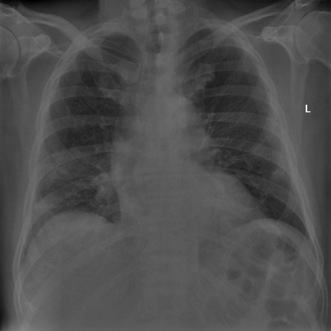
#> input picture paper_images/x-ray/normal/IMG2.png, 331 x 331 px, given as the content of the folder ../../paper_images/x-ray/normal/DONE_DATA/train/COVID-19, which was not available
$ python preprocess_all_images.py ../../paper_images/x-ray/normal
#> lines starting #> are read from the running program, lines starting #| are printed output that depends on the picture; pictures that were not available may be replaced by others from this repository, and a replacement may not be noted
#> in main, img is the input picture: shape (331, 331); min 0, max 255, mean 78.2
import os

import cv2 as cv
import numpy as np
import argparse


def preprocessImg(img):
    img = img.astype(np.float32)
    kernel = np.ones((32, 32), np.float32)

    # Imagem TopHat
    top_hat = cv.morphologyEx(img, cv.MORPH_TOPHAT, kernel)
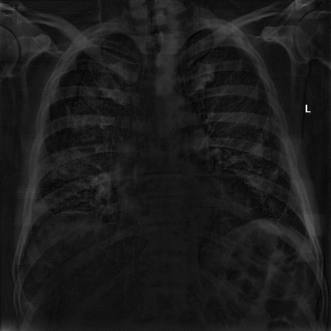
#> top_hat: shape (331, 331) float32; min -12, max 182, mean 9; drawn with min black and max white
    # Imagem BlackHat
    black_hat = cv.morphologyEx(img, cv.MORPH_BLACKHAT, kernel)
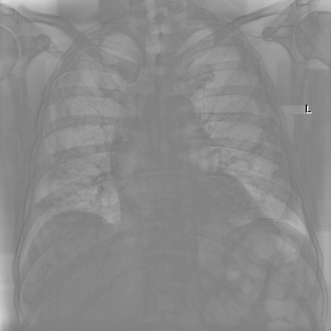
#> black_hat: shape (331, 331) float32; min -149, max 143, mean 10.1; drawn with min black and max white
    # Imagem transformada
    img_transformed = img + top_hat - black_hat
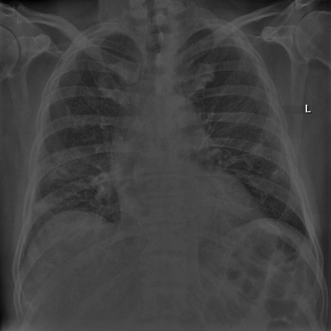
#> img_transformed: shape (331, 331) float32; min -97, max 585, mean 77.1; drawn with min black and max white

    # normalization
    img_transformed -= np.min(img_transformed)
    img_transformed /= np.max(img_transformed)
    img_transformed *= 255

    # Imagem transformada e equalizada
    img_transformed = img_transformed.astype(np.uint8)
    img_transformed = cv.equalizeHist(img_transformed)
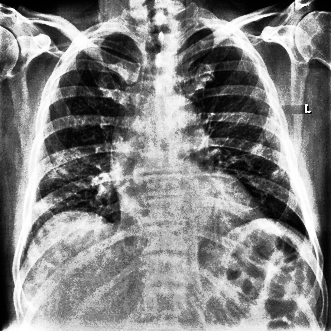
#> img_transformed: shape (331, 331); min 0, max 255, mean 131.2
    img_transformed = cv.resize(img_transformed, (250, 250))
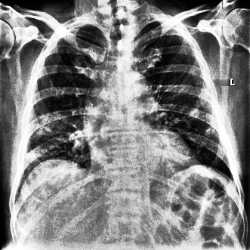
#> img_transformed: shape (250, 250); min 0, max 255, mean 131.1

    return img_transformed


def parse_command_line_args():
    parser = argparse.ArgumentParser()
    parser.add_argument("dataset", help="path to the dataset", type=str)

    args = parser.parse_args()

    return args


def main():
    args = parse_command_line_args()

    ORIG_DIR = "DONE_DATA"
    OUTPUT_DIR = "PROCESSED_DATA"

    PATH_TRAIN_COVID_OLD = os.path.join(
        args.dataset, ORIG_DIR, "train", "COVID-19")
    PATH_TRAIN_NORMAL_OLD = os.path.join(
        args.dataset, ORIG_DIR, "train", "NORMAL")
    PATH_TRAIN_PNEUMONIA_OLD = os.path.join(
        args.dataset, ORIG_DIR, "train", "Pneumonia")
    PATH_TEST_COVID_OLD = os.path.join(
        args.dataset, ORIG_DIR, "test", "COVID-19")
    PATH_TEST_NORMAL_OLD = os.path.join(
        args.dataset, ORIG_DIR, "test", "NORMAL")
    PATH_TEST_PNEUMONIA_OLD = os.path.join(
        args.dataset, ORIG_DIR, "test", "Pneumonia")
    list_path_old = [PATH_TRAIN_COVID_OLD, PATH_TRAIN_NORMAL_OLD, PATH_TRAIN_PNEUMONIA_OLD,
                     PATH_TEST_COVID_OLD, PATH_TEST_NORMAL_OLD, PATH_TEST_PNEUMONIA_OLD]

    PATH_TRAIN_COVID_NEW = os.path.join(
        args.dataset, OUTPUT_DIR, "train", "COVID-19")
    PATH_TRAIN_NORMAL_NEW = os.path.join(
        args.dataset, OUTPUT_DIR, "train", "NORMAL")
    PATH_TRAIN_PNEUMONIA_NEW = os.path.join(
        args.dataset, OUTPUT_DIR, "train", "Pneumonia")
    PATH_TEST_COVID_NEW = os.path.join(
        args.dataset, OUTPUT_DIR, "test", "COVID-19")
    PATH_TEST_NORMAL_NEW = os.path.join(
        args.dataset, OUTPUT_DIR, "test", "NORMAL")
    PATH_TEST_PNEUMONIA_NEW = os.path.join(
        args.dataset, OUTPUT_DIR, "test", "Pneumonia")
    list_path_new = [PATH_TRAIN_COVID_NEW, PATH_TRAIN_NORMAL_NEW, PATH_TRAIN_PNEUMONIA_NEW,
                     PATH_TEST_COVID_NEW, PATH_TEST_NORMAL_NEW, PATH_TEST_PNEUMONIA_NEW]

    os.mkdir(os.path.join(args.dataset, OUTPUT_DIR))
    os.mkdir(os.path.join(args.dataset, OUTPUT_DIR, "train"))
    os.mkdir(os.path.join(args.dataset, OUTPUT_DIR, "test"))

    for i in range(len(list_path_old)):
        oldPath = list_path_old[i]
        newPath = list_path_new[i]
        os.mkdir(newPath)

        for imagePath in os.listdir(oldPath):
            # imagePath contains name of the image
            inputPath = os.path.join(oldPath, imagePath)

            # inputPath contains the full directory name
            img = cv.imread(inputPath, cv.IMREAD_GRAYSCALE)

            # fullOutPath contains the path of the output
            fullOutPath = os.path.join(newPath, imagePath)

            cv.imwrite(fullOutPath, preprocessImg(img))


if __name__ == "__main__":
    main()
